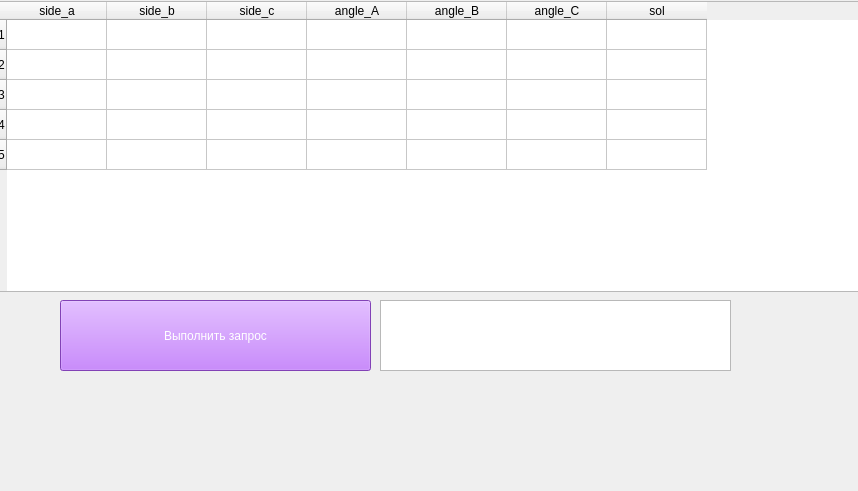
<?xml version="1.0" encoding="UTF-8"?>
<ui version="4.0">
 <class>Form</class>
 <widget class="QWidget" name="Form">
  <property name="geometry">
   <rect>
    <x>0</x>
    <y>0</y>
    <width>858</width>
    <height>491</height>
   </rect>
  </property>
  <property name="windowTitle">
   <string>История решений</string>
  </property>
  <widget class="QTableWidget" name="tableWidget">
   <property name="geometry">
    <rect>
     <x>-5</x>
     <y>1</y>
     <width>871</width>
     <height>291</height>
    </rect>
   </property>
   <row>
    <property name="text">
     <string>1</string>
    </property>
   </row>
   <row>
    <property name="text">
     <string>2</string>
    </property>
   </row>
   <row>
    <property name="text">
     <string>3</string>
    </property>
   </row>
   <row>
    <property name="text">
     <string>4</string>
    </property>
   </row>
   <row>
    <property name="text">
     <string>5</string>
    </property>
   </row>
   <column>
    <property name="text">
     <string>side_a</string>
    </property>
   </column>
   <column>
    <property name="text">
     <string>side_b</string>
    </property>
   </column>
   <column>
    <property name="text">
     <string>side_c</string>
    </property>
   </column>
   <column>
    <property name="text">
     <string>angle_A</string>
    </property>
   </column>
   <column>
    <property name="text">
     <string>angle_B</string>
    </property>
   </column>
   <column>
    <property name="text">
     <string>angle_C</string>
    </property>
   </column>
   <column>
    <property name="text">
     <string>sol</string>
    </property>
   </column>
  </widget>
  <widget class="QPushButton" name="pushButton">
   <property name="geometry">
    <rect>
     <x>60</x>
     <y>300</y>
     <width>311</width>
     <height>71</height>
    </rect>
   </property>
   <property name="styleSheet">
    <string notr="true">background-color: rgb(182, 92, 255);
font: italic 16pt &quot;Times New Roman&quot;;
color: rgb(255, 255, 255);</string>
   </property>
   <property name="text">
    <string>Выполнить запрос</string>
   </property>
  </widget>
  <widget class="QTextEdit" name="textEdit">
   <property name="geometry">
    <rect>
     <x>380</x>
     <y>300</y>
     <width>351</width>
     <height>71</height>
    </rect>
   </property>
  </widget>
 </widget>
 <resources/>
 <connections/>
</ui>
